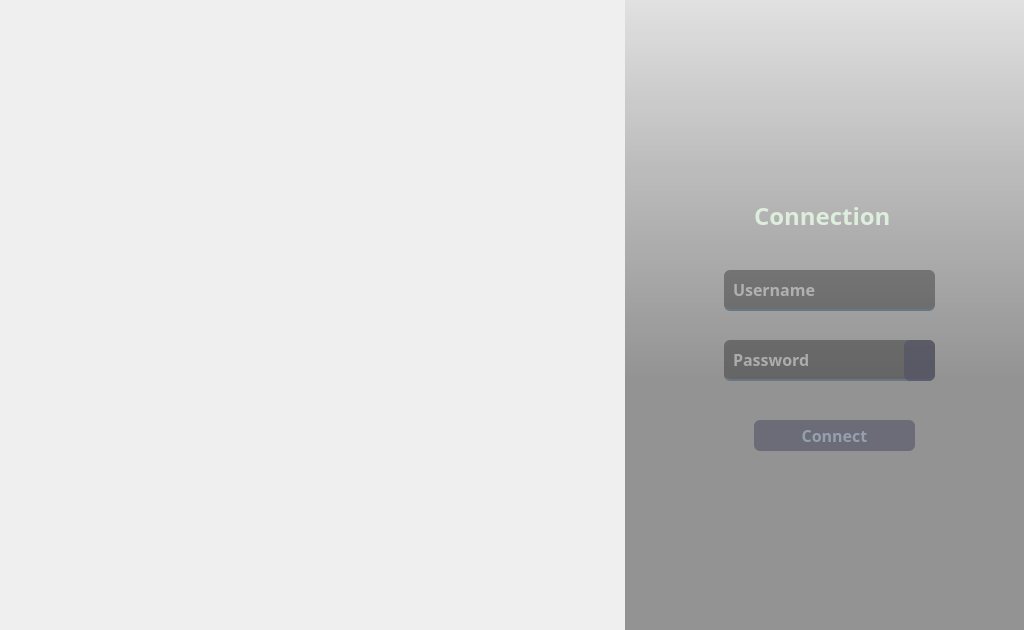
<?xml version="1.0" encoding="UTF-8"?>
<ui version="4.0">
 <class>MainWindow</class>
 <widget class="QMainWindow" name="MainWindow">
  <property name="geometry">
   <rect>
    <x>0</x>
    <y>0</y>
    <width>1024</width>
    <height>630</height>
   </rect>
  </property>
  <property name="sizePolicy">
   <sizepolicy hsizetype="Preferred" vsizetype="Preferred">
    <horstretch>0</horstretch>
    <verstretch>0</verstretch>
   </sizepolicy>
  </property>
  <property name="minimumSize">
   <size>
    <width>1024</width>
    <height>630</height>
   </size>
  </property>
  <property name="maximumSize">
   <size>
    <width>1054</width>
    <height>682</height>
   </size>
  </property>
  <property name="font">
   <font>
    <family>Noto Sans</family>
   </font>
  </property>
  <property name="windowTitle">
   <string>Connection</string>
  </property>
  <property name="styleSheet">
   <string notr="true"/>
  </property>
  <widget class="QWidget" name="centralwidget">
   <property name="sizePolicy">
    <sizepolicy hsizetype="Preferred" vsizetype="Preferred">
     <horstretch>0</horstretch>
     <verstretch>0</verstretch>
    </sizepolicy>
   </property>
   <property name="minimumSize">
    <size>
     <width>1024</width>
     <height>630</height>
    </size>
   </property>
   <property name="maximumSize">
    <size>
     <width>1024</width>
     <height>630</height>
    </size>
   </property>
   <property name="font">
    <font>
     <family>Noto Sans</family>
     <pointsize>12</pointsize>
     <weight>75</weight>
     <bold>true</bold>
    </font>
   </property>
   <property name="styleSheet">
    <string notr="true">* {
	color: #000;
	border: none;
}

#centralwidget {
	background-image: url(&quot;:/images/images/login.png&quot;);
	background-repeat: no repeat;
	color: #eff9fe;
}

#formBg {
	background-color: qlineargradient(spread:pad, x1:0, y1:0, x2:0, y2:0.715909, stop:0 rgba(0, 0, 0, 15), stop:0.375 rgba(0, 0, 0, 55), stop:0.835227 rgba(0, 0, 0, 98));
}

QLabel , #showPassword{
	color:#DED;
}

QLineEdit {
	background-color:rgba(0, 0, 0, 80);
	border-radius: 6px;
	border:none;
	border-bottom:2px solid rgba(105, 118, 132, 255);
	color:rgba(255, 255, 255, 230);
	padding:7px;
}

QPushButton {	
	background-color: rgba(80, 80, 100, 150);
	color:rgba(155, 168, 182, 220);
	border-radius: 6px;
} 
QPushButton:hover {	
	color:rgba(170, 192, 200, 250);
}
QPushButton:pressed{	
	padding-left:5px;
	padding-top:5px;
	color:rgba(115, 128, 142, 255);
}

#errLbl {
	color: #F7BFB4;
}</string>
   </property>
   <layout class="QHBoxLayout" name="horizontalLayout">
    <property name="spacing">
     <number>0</number>
    </property>
    <property name="leftMargin">
     <number>0</number>
    </property>
    <property name="topMargin">
     <number>0</number>
    </property>
    <property name="rightMargin">
     <number>0</number>
    </property>
    <property name="bottomMargin">
     <number>0</number>
    </property>
    <item alignment="Qt::AlignRight">
     <widget class="QWidget" name="form" native="true">
      <property name="minimumSize">
       <size>
        <width>400</width>
        <height>0</height>
       </size>
      </property>
      <widget class="QLabel" name="formBg">
       <property name="geometry">
        <rect>
         <x>1</x>
         <y>0</y>
         <width>400</width>
         <height>631</height>
        </rect>
       </property>
       <property name="sizePolicy">
        <sizepolicy hsizetype="Preferred" vsizetype="Expanding">
         <horstretch>0</horstretch>
         <verstretch>0</verstretch>
        </sizepolicy>
       </property>
       <property name="minimumSize">
        <size>
         <width>400</width>
         <height>0</height>
        </size>
       </property>
       <property name="text">
        <string/>
       </property>
      </widget>
      <widget class="QLabel" name="label">
       <property name="geometry">
        <rect>
         <x>130</x>
         <y>190</y>
         <width>151</width>
         <height>51</height>
        </rect>
       </property>
       <property name="font">
        <font>
         <family>Noto Sans</family>
         <pointsize>18</pointsize>
         <weight>75</weight>
         <bold>true</bold>
        </font>
       </property>
       <property name="text">
        <string>Connection</string>
       </property>
      </widget>
      <widget class="QLineEdit" name="username">
       <property name="geometry">
        <rect>
         <x>100</x>
         <y>270</y>
         <width>211</width>
         <height>41</height>
        </rect>
       </property>
       <property name="placeholderText">
        <string>Username</string>
       </property>
      </widget>
      <widget class="QLineEdit" name="password">
       <property name="geometry">
        <rect>
         <x>100</x>
         <y>340</y>
         <width>211</width>
         <height>41</height>
        </rect>
       </property>
       <property name="placeholderText">
        <string>Password</string>
       </property>
      </widget>
      <widget class="QPushButton" name="loginBtn">
       <property name="geometry">
        <rect>
         <x>130</x>
         <y>420</y>
         <width>161</width>
         <height>31</height>
        </rect>
       </property>
       <property name="font">
        <font>
         <family>Noto Sans</family>
         <pointsize>12</pointsize>
         <weight>75</weight>
         <bold>true</bold>
        </font>
       </property>
       <property name="text">
        <string>Connect</string>
       </property>
      </widget>
      <widget class="QLabel" name="errLbl">
       <property name="geometry">
        <rect>
         <x>10</x>
         <y>390</y>
         <width>381</width>
         <height>20</height>
        </rect>
       </property>
       <property name="font">
        <font>
         <family>Noto Sans</family>
         <pointsize>12</pointsize>
         <weight>75</weight>
         <bold>true</bold>
        </font>
       </property>
       <property name="text">
        <string/>
       </property>
       <property name="alignment">
        <set>Qt::AlignCenter</set>
       </property>
      </widget>
      <widget class="QPushButton" name="password_eye">
       <property name="geometry">
        <rect>
         <x>280</x>
         <y>340</y>
         <width>31</width>
         <height>41</height>
        </rect>
       </property>
       <property name="text">
        <string/>
       </property>
       <property name="icon">
        <iconset resource="../resource.qrc">
         <normaloff>:/icons/icons/others/hide_pw.png</normaloff>:/icons/icons/others/hide_pw.png</iconset>
       </property>
       <property name="iconSize">
        <size>
         <width>30</width>
         <height>30</height>
        </size>
       </property>
      </widget>
     </widget>
    </item>
   </layout>
  </widget>
 </widget>
 <resources>
  <include location="../resource.qrc"/>
 </resources>
 <connections/>
</ui>
